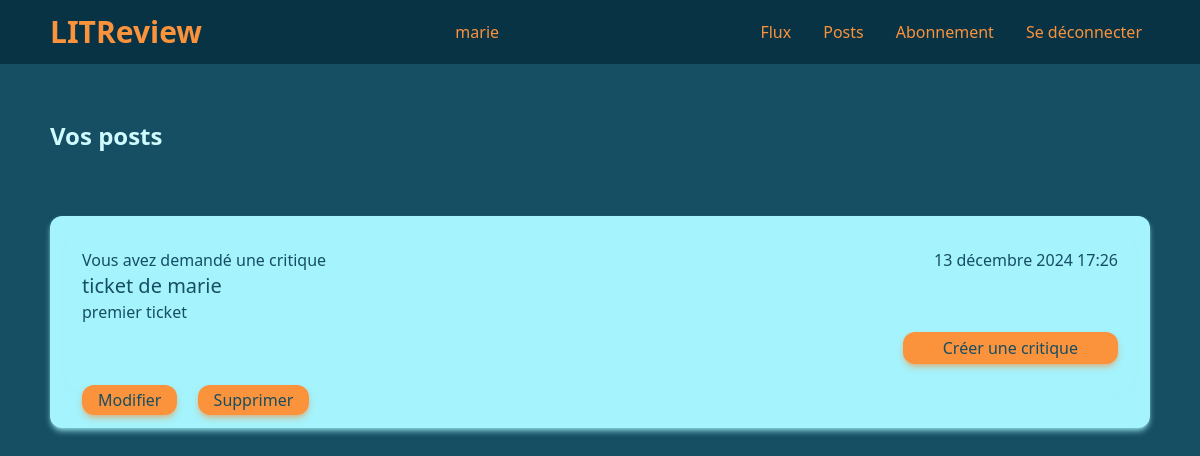
Before: /review/posts/ (signed in) with the older database file.
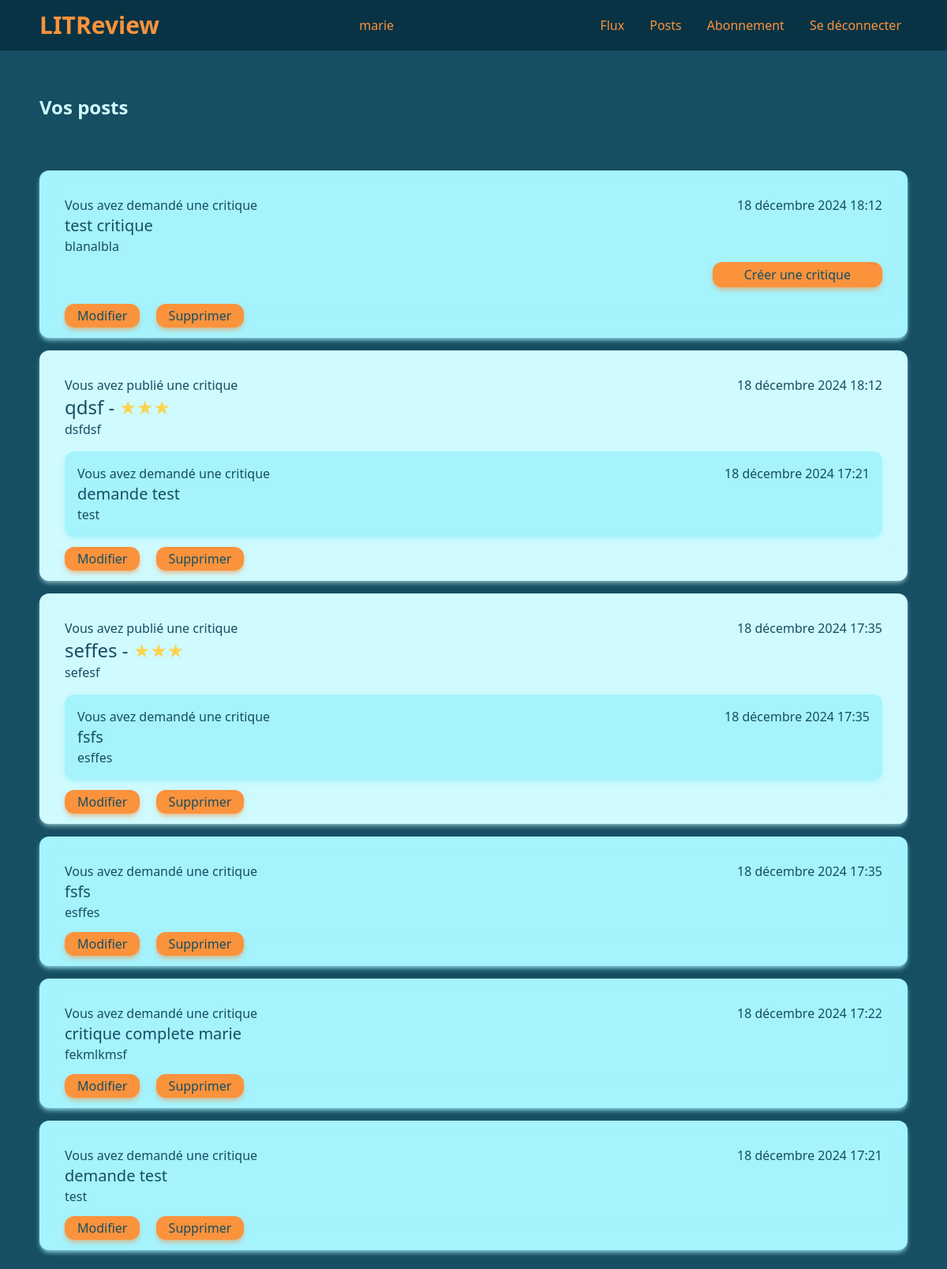
After: the same page with the newer database file.
### review/models.py (models this page shows, shortened)
class Ticket(models.Model):
    title = models.CharField(max_length=128)
    description = models.CharField(max_length=2048, blank=True)
    user = models.ForeignKey(to=settings.AUTH_USER_MODEL, on_delete=models.CASCADE)
    image = models.ImageField(null=True, blank=True)
    time_created = models.DateTimeField(auto_now_add=True)
    response = models.BooleanField(default=False)

class Review(models.Model):
    ticket = models.ForeignKey(to=Ticket, on_delete=models.CASCADE)
    rating = models.PositiveSmallIntegerField(validators=[MinValueValidator(0), MaxValueValidator(5)])
    headline = models.CharField(max_length=128)
    body = models.CharField(max_length=8192, blank=True)
    user = models.ForeignKey(to=settings.AUTH_USER_MODEL, on_delete=models.CASCADE)
    time_created = models.DateTimeField(auto_now_add=True)

### review/views.py (the view)
# urls.py: path('posts/', views.PostsView.as_view(), name='posts'),
class PostsView(LoginRequiredMixin, View):
    template = 'review/posts.html'
    ticket_class = models.Ticket
    review_class = models.Review
    def get(self, request):
        tickets = self.ticket_class.objects.filter(user=request.user)
        tickets = tickets.annotate(content_type=Value('TICKET', CharField()))
        reviews = self.review_class.objects.filter(user=request.user)
        reviews = reviews.annotate(content_type=Value('REVIEW', CharField()))
        posts = sorted(
            chain(tickets, reviews),
            key=lambda post: post.time_created,
            reverse=True
        )
        return render(request, self.template, context={'posts': posts})

### review/templates/review/posts.html
{% extends 'base.html' %}
{% block content %}
    <div class="flex items-center w-full h-40">
        <h2>Vos posts</h2>
    </div>
    <div flex class="flex flex-col gap-4 w-full">
        {% for post in posts %}
            {% if post.content_type == 'TICKET' %}
                <div class="card-medium p-4">
                    {% include 'review/partials/ticket_snippet.html' %}
            {% elif post.content_type == 'REVIEW' %}
                <div class="card-light p-4">
                    {% include 'review/partials/review_snippet.html' %}
            {% endif %}
                    <a href="{% url 'update' content_type=post.content_type|lower id=post.id %}"
                    class="btn px-4 py-1 m-4">Modifier</a>
                    <a href="{% url 'post_delete' content_type=post.content_type|lower id=post.id %}"
                    class="btn px-4 py-1">Supprimer</a>
                </div>
        {% endfor %}
    </div>
{% endblock %}

### review/templates/review/partials/ticket_snippet.html (shortened to what this page needs)
{% load tz %}
<div class="card-medium p-4">
    <div class="flex justify-between">
        <div>
            {% if post.user == user %}
            <p>Vous avez demandé une critique</p>
            {% else %}
            <p>{{ post.user }} a demandé une critique</p>
            {% endif %}
            <p class="text-xl">{{ post.title }}</p>
            <p>{{ post.description }}</p>
        </div>
        <p>{{ post.time_created|timezone:"Europe/Paris" }}</p>
    </div>
    {% if not post.response %}
    <div class="flex justify-end items-center h-12 w-full">
        <a href="{% url 'ticket_response' id=post.id %}" class="btn px-10 py-1">Créer une critique</a>
    </div>
    {% endif %}
</div>

### review/templates/review/partials/review_snippet.html
{% load tz %}
{% load mathfilters %}
<div class="card-light flex flex-col p-4 gap-4">
    <div class="flex justify-between">
        <div class="">
            {% if post.user == user %}
            <p>Vous avez publié une critique</p>
            {% else %}
            <p>{{ post.user }} a publié une critique</p>
            {% endif %}
            <p class="text-2xl">{{ post.headline }} - <span class="text-amber-300">{{ '★'|mul:post.rating }}</span></p>
            <p>{{ post.body }}</p>
        </div>
        <p>{{ post.time_created|timezone:"Europe/Paris" }}</p>
    </div>
    {% with post=post.ticket %}
        {% include 'review/partials/ticket_snippet.html' %}
    {% endwith %}
</div>

Changed rows visible on the page:
removed Ticket: shows "Vous avez demandé une critique", title "ticket de marie", description "premier ticket", time_created "13 décembre 2024 17:26", response "Créer une critique"
added Ticket: shows "Vous avez demandé une critique", title "test critique", description "blanalbla", time_created "18 décembre 2024 18:12", response "Créer une critique"
added Review: shows "Vous avez publié une critique", headline "qdsf", rating "★★★", body "dsfdsf", time_created "18 décembre 2024 18:12", title "demande test", description "test", time_created "18 décembre 2024 17:21"
added Review: shows "Vous avez publié une critique", headline "seffes", rating "★★★", body "sefesf", time_created "18 décembre 2024 17:35", title "fsfs", description "esffes"
added Ticket: shows "Vous avez demandé une critique", title "fsfs", description "esffes", time_created "18 décembre 2024 17:35"
added Ticket: shows "Vous avez demandé une critique", title "critique complete marie", description "fekmlkmsf", time_created "18 décembre 2024 17:22"
added Ticket: shows "Vous avez demandé une critique", title "demande test", description "test", time_created "18 décembre 2024 17:21"
